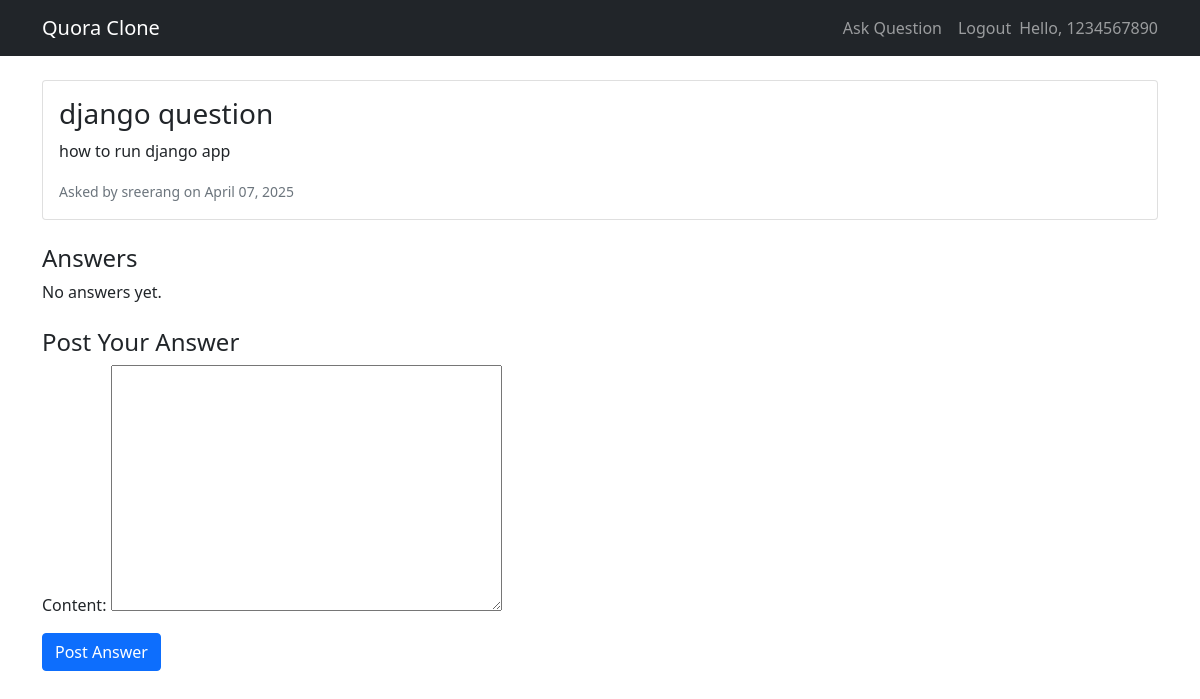
Page /question/2/ (signed in) on the committed database.
### qna/models.py (models this page shows, shortened)
class Question(models.Model):
    author = models.ForeignKey(User, on_delete=models.CASCADE)
    title = models.CharField(max_length=200)
    content = models.TextField()
    created_at = models.DateTimeField(default=timezone.now)
    updated_at = models.DateTimeField(auto_now=True)

### qna/views.py (the view)
# urls.py: path('question/<int:pk>/', question_detail, name='question-detail'),
@login_required
def question_detail(request, pk):
    question = get_object_or_404(Question, pk=pk)
    answers = question.answers.all().order_by('-created_at')
    if request.method == 'POST':
        form = AnswerForm(request.POST)
        if form.is_valid():
            answer = form.save(commit=False)
            answer.question = question
            answer.author = request.user
            answer.save()
            return redirect('question-detail', pk=question.pk)
    else:
        form = AnswerForm()
    context = {
        'question': question,
        'answers': answers,
        'form': form,
    }
    return render(request, 'qna/question_detail.html', context)

### qna/forms.py
class AnswerForm(forms.ModelForm):
    class Meta:
        model = Answer
        fields = ['content']

### qna/templates/qna/question_detail.html (shortened to what this page needs)
{% extends "qna/base.html" %}
{% block content %}
    <div class="card mb-4">
        <div class="card-body">
            <h3 class="card-title">{{ question.title }}</h3>
            <p class="card-text">{{ question.content }}</p>
            <small class="text-muted">
                Asked by {{ question.author.username }} on {{ question.created_at|date:"F d, Y" }}
            </small>
        </div>
    </div>
    <h4>Answers</h4>
    {% for answer in answers %}
        <div class="card mb-3">
            <div class="card-body">
                <p class="card-text">{{ answer.content }}</p>
                <small class="text-muted">
                    Answered by {{ answer.author.username }} on {{ answer.created_at|date:"F d, Y" }}
                </small>
                <div class="mt-2">
                    <form action="{% url 'like-answer' answer.pk %}" method="post">
                        {% csrf_token %}
                        <button type="submit" class="btn btn-sm btn-outline-primary">
                            {% if user in answer.likes.all %}
                                Unlike
                            {% else %}
                                Like
                            {% endif %}
                            ({{ answer.total_likes }})
                        </button>
                    </form>
                </div>
            </div>
        </div>
    {% empty %}
        <p>No answers yet.</p>
    {% endfor %}
    {% if user.is_authenticated %}
        <h4 class="mt-4">Post Your Answer</h4>
        <form method="post">
            {{ form.as_p }}
            <button type="submit" class="btn btn-primary">Post Answer</button>
        </form>
    {% else %}
        <p><a href="{% url 'login' %}">Login</a> to post an answer.</p>
    {% endif %}
{% endblock %}

### qna/templates/qna/base.html (shortened to what this page needs)
<!DOCTYPE html>
<html>
<head>
    <link href="https://cdn.jsdelivr.net/npm/bootstrap@5.1.3/dist/css/bootstrap.min.css" rel="stylesheet">
</head>
<body>
    <nav class="navbar navbar-expand-lg navbar-dark bg-dark">
        <div class="container">
            <a class="navbar-brand" href="{% url 'home' %}">Quora Clone</a>
            <div class="navbar-nav">
                {% if user.is_authenticated %}
                    <a class="nav-item nav-link" href="{% url 'ask-question' %}">Ask Question</a>
                    <a class="nav-item nav-link" href="{% url 'logout' %}">Logout</a>
                    <span class="navbar-text">Hello, {{ user.username }}</span>
                {% else %}
                    <a class="nav-item nav-link" href="{% url 'login' %}">Login</a>
                    <a class="nav-item nav-link" href="{% url 'register' %}">Register</a>
                {% endif %}
            </div>
        </div>
    </nav>
    <div class="container mt-4">
        {% block content %}{% endblock %}
    </div>
</body>
</html>

### rows in the picture
Question: title "django question", content "how to run django app", author.username "sreerang", created_at "April 07, 2025"

### other values in the picture
{{ user.username }} "1234567890"
